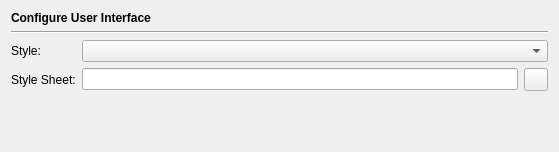
<?xml version="1.0" encoding="UTF-8"?>
<ui version="4.0">
 <class>HelpInterfacePage</class>
 <widget class="QWidget" name="HelpInterfacePage">
  <property name="geometry">
   <rect>
    <x>0</x>
    <y>0</y>
    <width>557</width>
    <height>152</height>
   </rect>
  </property>
  <layout class="QVBoxLayout" name="verticalLayout">
   <item>
    <widget class="QLabel" name="headerLabel">
     <property name="text">
      <string>&lt;b&gt;Configure User Interface&lt;/b&gt;</string>
     </property>
    </widget>
   </item>
   <item>
    <widget class="Line" name="line9">
     <property name="frameShape">
      <enum>QFrame::HLine</enum>
     </property>
     <property name="frameShadow">
      <enum>QFrame::Sunken</enum>
     </property>
     <property name="orientation">
      <enum>Qt::Horizontal</enum>
     </property>
    </widget>
   </item>
   <item>
    <layout class="QGridLayout">
     <item row="0" column="0">
      <widget class="QLabel" name="label_2">
       <property name="text">
        <string>Style:</string>
       </property>
      </widget>
     </item>
     <item row="0" column="1" colspan="2">
      <widget class="QComboBox" name="styleComboBox">
       <property name="toolTip">
        <string>Select the interface style</string>
       </property>
      </widget>
     </item>
     <item row="1" column="0">
      <widget class="QLabel" name="label_3">
       <property name="text">
        <string>Style Sheet:</string>
       </property>
      </widget>
     </item>
     <item row="1" column="1">
      <widget class="QLineEdit" name="styleSheetEdit">
       <property name="toolTip">
        <string>Enter the name of the style sheet file</string>
       </property>
      </widget>
     </item>
     <item row="1" column="2">
      <widget class="QToolButton" name="styleSheetButton">
       <property name="toolTip">
        <string>Select the style sheet file via a file selection dialog</string>
       </property>
      </widget>
     </item>
    </layout>
   </item>
   <item>
    <spacer>
     <property name="orientation">
      <enum>Qt::Vertical</enum>
     </property>
     <property name="sizeHint" stdset="0">
      <size>
       <width>537</width>
       <height>41</height>
      </size>
     </property>
    </spacer>
   </item>
  </layout>
 </widget>
 <tabstops>
  <tabstop>styleComboBox</tabstop>
  <tabstop>styleSheetEdit</tabstop>
  <tabstop>styleSheetButton</tabstop>
 </tabstops>
 <resources/>
 <connections/>
</ui>
